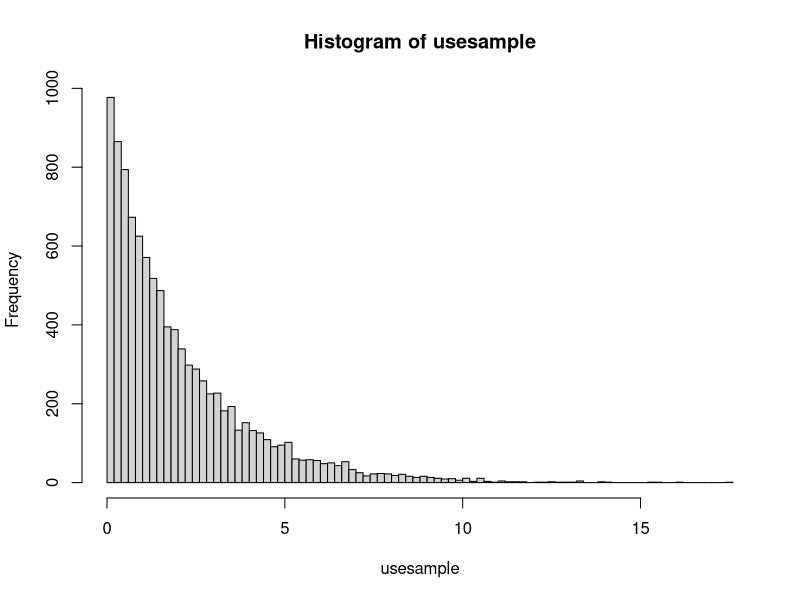
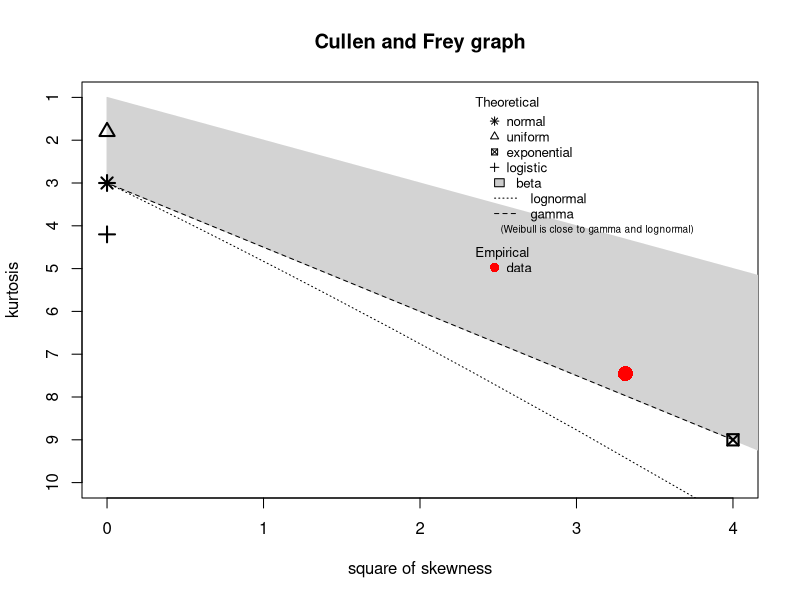

Here is the R script that generated these plots, in order:
rm(list = ls())
graphics.off()
###########################################################################
m <- matrix(scan("data_for_distr_fitting_8.txt",skip=0),ncol=1,byrow=T)
usesample <- m[,1]
hist(usesample,breaks = 100)
summary(usesample)
###########################################################################
library(fitdistrplus)
par( mfrow = c( 1,1 ) )
dev.new() #### FIGURE 07
descdist(usesample)#,boot = 1000)
